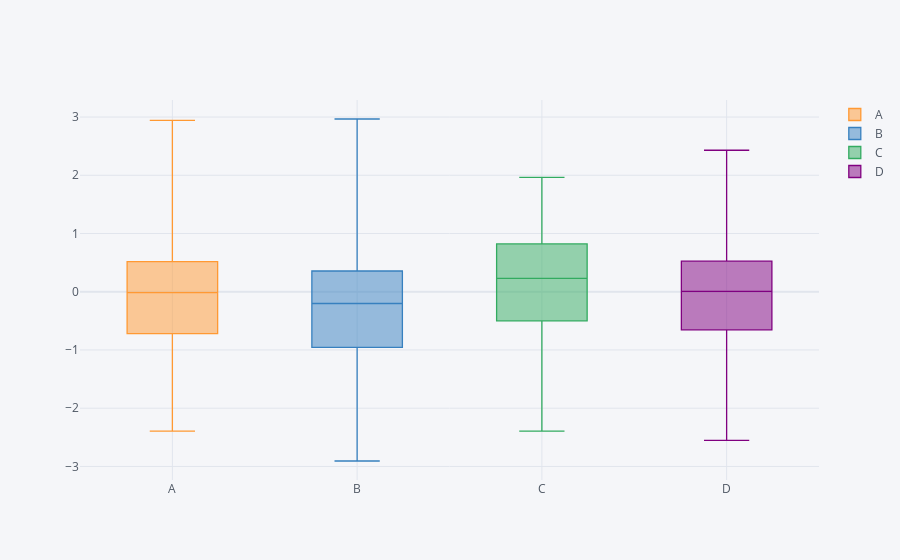

The notebook cell saved with this chart:
### Markdown cell above
### 3. Boxplots

### Code cell
df1.iplot(kind='box')
